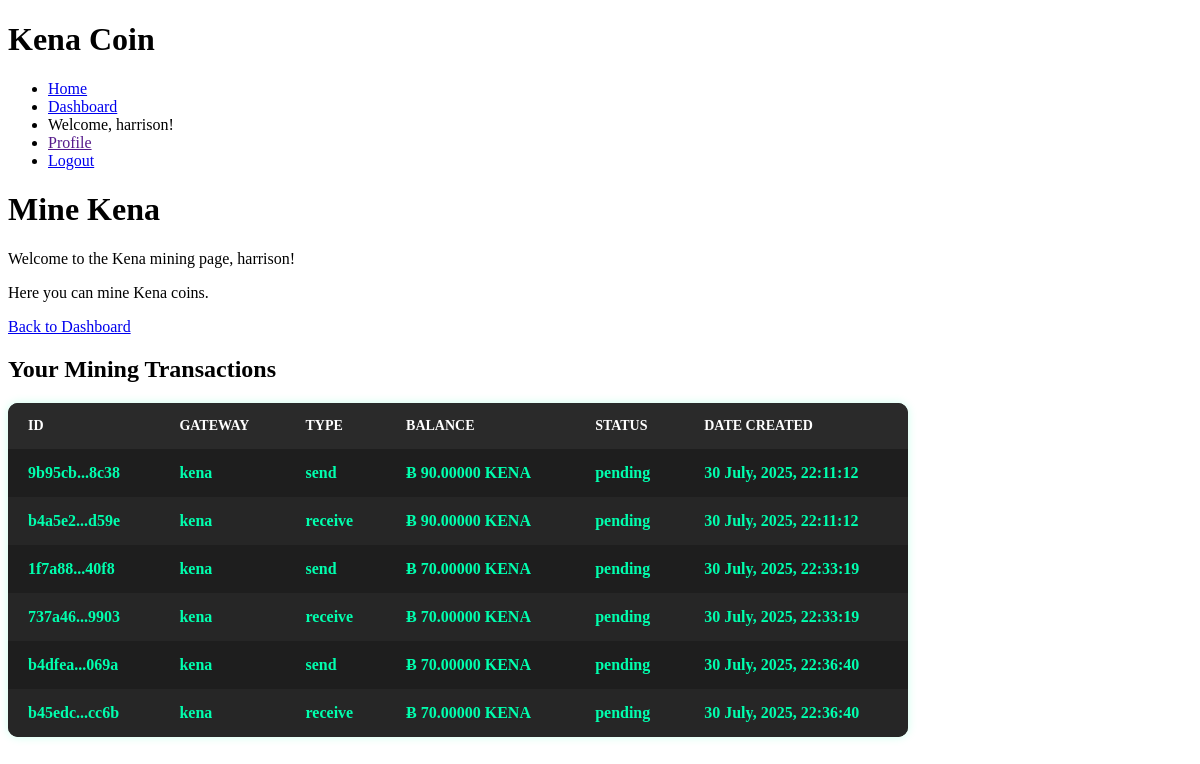
The app's page /mine_kena/ (signed in) with its own data.
### coin/models.py (models this page shows, shortened)
class CustomUser(AbstractUser):
    private_key = models.TextField(unique=True, null=True, blank=True)
    public_key = models.TextField(unique=True, null=True, blank=True)
    flag = models.IntegerField(default=1)
    status = models.BooleanField(default=1)

class PendingTransaction(models.Model):
    billing = models.ForeignKey(Billing, on_delete=models.CASCADE)
    gateway = models.CharField(max_length=100, default='kena')
    type = models.CharField(max_length=20, default='send')
    debit = models.DecimalField(max_digits=20, decimal_places=5, default=0)
    credit = models.DecimalField(max_digits=20, decimal_places=5, default=0)
    sender = models.ForeignKey(settings.AUTH_USER_MODEL, on_delete=models.CASCADE)
    receiver = models.ForeignKey(settings.AUTH_USER_MODEL, related_name='receiver', null=True, on_delete=models.CASCADE)
    amount = models.DecimalField(max_digits=20, decimal_places=5)
    timestamp = models.DateTimeField(default=now)  # Manually set timestamp
    hash = models.CharField(max_length=64, unique=True, blank=True)
    signature = models.TextField(null=True, blank=True)

### coin/views.py (the view)
# urls.py: path('mine_kena/', views.mine_kena, name='mine_kena'),
def mine_kena(request):
    if request.user.is_authenticated:
        if request.method == 'POST':
            form = forms.MineKenaForm(request.POST or None, user=request.user)
            if form.is_valid():
                wallet = form.cleaned_data['wallet']
                difficulty = form.cleaned_data['difficulty']
                transactions = PendingTransaction.objects.filter(receiver=request.user)
                if not transactions.exists():
                    form.add_error(None, "No pending transactions to mine.")
                    return render(request, 'coin/mine_kena.html', {'form': form})
                block = Block(
                    transactions=transactions,
                    time=timezone.now(),
                    height=Block.objects.count() + 1  # Increment block height
                )
                block.mineBlock(difficulty)
                block.save()
                transactions.delete()
                return redirect('dashboard')
        else:
            transactions = PendingTransaction.objects.all()
        return render(request, 'coin/mine_kena.html',{'transactions': transactions})
    else:
        return redirect('login')

### coin/templates/coin/mine_kena.html (shortened to what this page needs)
{% extends 'coin/base.html' %}
{% block content %}
    <div class="container">
        <h1>Mine Kena</h1>
        <p>Welcome to the Kena mining page, {{ user.username }}!</p>
        <p>Here you can mine Kena coins.</p>
        <p><a href="{% url 'dashboard' %}">Back to Dashboard</a></p>
        {% if transactions %}
            <h2>Your Mining Transactions</h2>
            <table>
                <thead>
                    <tr>
                        <th>ID</th>
                        <th>Gateway</th>
                        <th>Type</th>
                        <th>Balance</th>
                        <th>Status</th>
                        <th>Date Created</th>
                    </tr>
                </thead>
                <tbody>
                    {% for transaction in transactions %}
                        {% if transaction.type != 'fee' %}
                            <tr>
                                <td class="highlight">{{ transaction.hash|slice:":6" }}...{{ transaction.hash|slice:"-4:" }}</td>
                                <td class="highlight">{{ transaction.gateway }}</td>
                                <td class="highlight">{{ transaction.type }}</td>
                                <td class="highlight">Ƀ {{ transaction.amount }} KENA</td>
                                <td class="highlight">{{ 'pending' }}</td>
                                <td class="highlight">{{ transaction.timestamp|date:"j F, Y,  H:i:s" }}</td>
                            </tr>
                        {% endif %}
                    {% endfor %}
                </tbody>
            </table>
        {% else %}
            <p>No mining transactions found.</p>
        {% endif %}
    </div>
{% endblock %}

### coin/templates/coin/base.html (shortened to what this page needs)
<!DOCTYPE html>
<html lang="en">
<head>
</head>
<body>
     <div class="">
        <header>
            <h1>Kena Coin</h1>
            <nav>
                <ul>
                    <li><a href="{% url 'home' %}">Home</a></li>
                    <li><a href="{% url 'dashboard' %}">Dashboard</a></li>
                    {% if user.is_authenticated %}
                        <li>Welcome, {{ user.username }}!</li>
                        <li><a href="">Profile</a></li>
                        <li><a href="{% url 'logout' %}">Logout</a></li>
                    {% else %}
                        <li><a href="{% url 'login' %}">Login</a></li>
                        <li><a href="{% url 'register' %}">Register</a></li>
                    {% endif %}
                </ul>
            </nav>
        {% block content %}
        {% endblock %}
     </div>
</body>
</html>

### coin/templates/coin/base.html (style rules this page uses)
table { width: 100%; max-width: 900px; border-collapse: collapse; background-color: #1e1e1e; border-radius: 10px; overflow: hidden; box-shadow: 0 0 10px rgba(0, 255, 170, 0.2); }
th, td { padding: 15px 20px; text-align: left; }
th { background-color: #2a2a2a; color: #ffffff; text-transform: uppercase; font-size: 14px; }
tr:nth-child(even) { background-color: #262626; }
.highlight { color: #00ffae; font-weight: bold; }

### records on screen
CustomUser: username "harrison"
PendingTransaction: value "pending"
PendingTransaction: value "pending"
PendingTransaction: value "pending"
PendingTransaction: value "pending"
PendingTransaction: value "pending"
PendingTransaction: value "pending"
